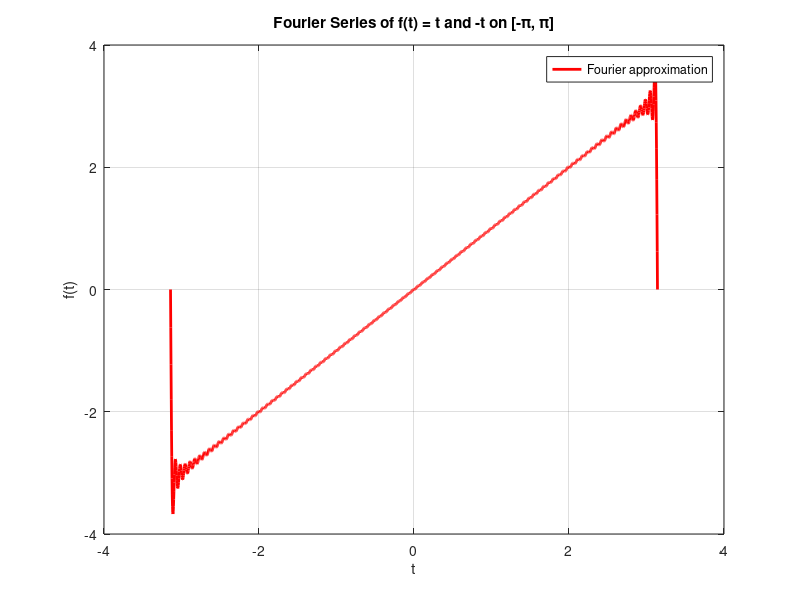

The MATLAB source for this figure:
clear; clc; close all;

n = 100;                         % number of Fourier harmonics
x = linspace(-pi, pi, 2000);     % interval from -pi to pi
f = zeros(size(x));              % Fourier sum

for k = 1:n
    bn = 2*((-1)^(k+1)) / k;     % Fourier coefficient of odd function
    f = f + bn * sin(k * x);     % accumulate Fourier series
end

% Define the original function
orig = zeros(size(x));
orig(x >= 0) = x(x >= 0);
orig(x < 0)  = -x(x < 0);

% Plot ONLY final approximation + original function
plot(x, f, 'r', 'LineWidth', 2); hold on;


title('Fourier Series of f(t) = t and -t on [-\pi, \pi]');
xlabel('t'); ylabel('f(t)');
legend('Fourier approximation', 'Original f(t)', 'Location', 'best');
grid on;

